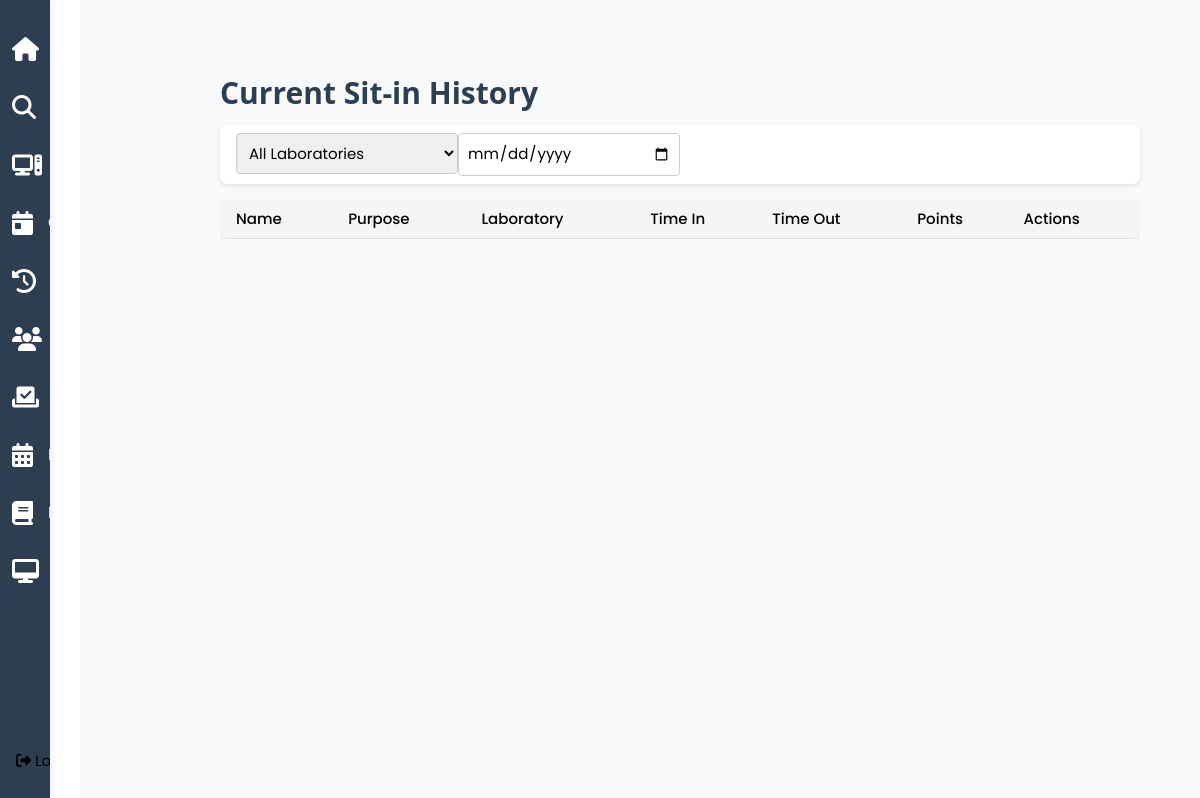
/cs_history (signed in), run on an earlier commit of the app's database.
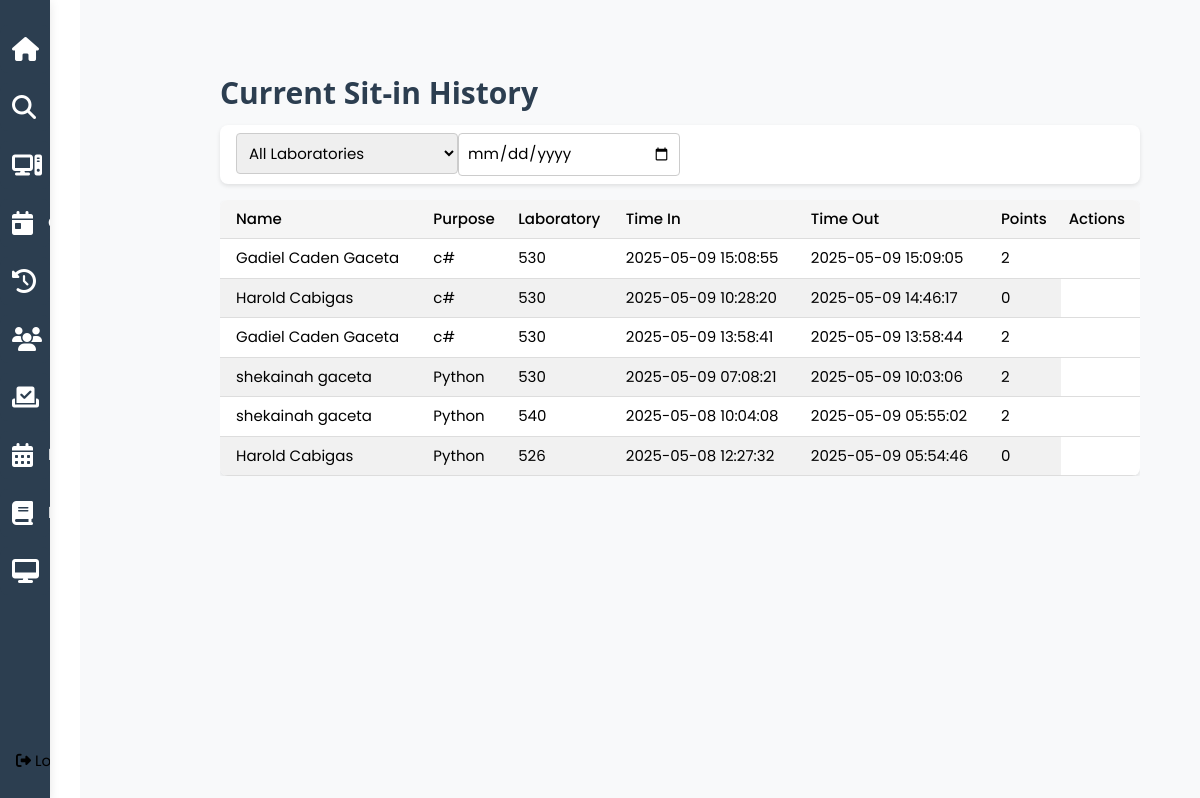
And on a later commit of the database.
### tables this page shows
CREATE TABLE sit_in_history (
                id INTEGER PRIMARY KEY AUTOINCREMENT,
                user_id INTEGER NOT NULL,
                time_in DATETIME NOT NULL,
                time_out DATETIME NOT NULL,
                purpose TEXT NOT NULL,
                laboratory TEXT NOT NULL,
                computer_id INTEGER,
                points INTEGER DEFAULT 0,
                FOREIGN KEY (user_id) REFERENCES users (id),
                FOREIGN KEY (computer_id) REFERENCES computers (id)
            );

CREATE TABLE users (
                id INTEGER PRIMARY KEY AUTOINCREMENT,
                username TEXT UNIQUE NOT NULL,
                password TEXT NOT NULL,
                firstname TEXT NOT NULL,
                lastname TEXT NOT NULL,
                email TEXT UNIQUE NOT NULL,
                role TEXT NOT NULL,
                remaining_sessions INTEGER DEFAULT 0,
                points INTEGER DEFAULT 0,
                course TEXT,
                yearlvl TEXT,
                profile_pic TEXT
            , midname text);

### app.py (the view)
@app.route('/cs_history')
def cs_history():
    if 'username' not in session or session.get('role') != 'admin':
        flash('Please log in as admin first.', 'error')
        return redirect(url_for('login'))
    history = dbhelper.get_today_sit_in_history()
    return render_template('cs_history.html', history=history)

### dbhelper.py (called while the page is built)
def get_db_connection():
    conn = sqlite3.connect(DATABASE)
    conn.row_factory = sqlite3.Row
    return conn

### templates/cs_history.html (shortened to what this page needs)
{% extends 'admin.html' %}
{% block content %}
<div class="w3-container" style="padding: 20px;">
    <h2>Current Sit-in History</h2>
    <div class="w3-card w3-padding w3-margin-bottom">
        <div class="w3-row">
            <div class="w3-col m3">
                <select id="labFilter" class="w3-input w3-border">
                    <option value="">All Laboratories</option>
                </select>
            </div>
            <div class="w3-col m3">
                <input type="date" id="dateFilter" class="w3-input w3-border" value="{{ today }}">
            </div>
        </div>
    </div>
    <div class="w3-responsive">
        <table class="w3-table w3-striped w3-bordered">
            <thead>
                <tr>
                    <th style="color: black;">Name</th>
                    <th style="color: black;">Purpose</th>
                    <th style="color: black;">Laboratory</th>
                    <th style="color: black;">Time In</th>
                    <th style="color: black;">Time Out</th>
                    <th style="color: black;">Points</th>
                    <th style="color: black;">Actions</th>
                </tr>
            </thead>
            <tbody id="historyTable">
                {% for record in history %}
                <tr>
                    <td>{{ record.student_name }}</td>
                    <td>{{ record.purpose }}</td>
                    <td>{{ record.laboratory }}</td>
                    <td>{{ record.time_in }}</td>
                    <td>{{ record.time_out }}</td>
                    <td>{{ record.points or 0 }}</td>
                </tr>
                {% endfor %}
            </tbody>
        </table>
    </div>
</div>
{% endblock %}

What changed in the data, as far as the page shows it:
added sit_in_history: student_name "Gadiel Caden Gaceta", purpose "c#", laboratory "530", time_in "2025-05-09 15:08:55", time_out "2025-05-09 15:09:05", points "2"
added sit_in_history: student_name "Harold Cabigas", purpose "c#", laboratory "530", time_in "2025-05-09 10:28:20", time_out "2025-05-09 14:46:17", points "0"
added sit_in_history: student_name "Gadiel Caden Gaceta", purpose "c#", laboratory "530", time_in "2025-05-09 13:58:41", time_out "2025-05-09 13:58:44", points "2"
added sit_in_history: student_name "shekainah gaceta", purpose "Python", laboratory "530", time_in "2025-05-09 07:08:21", time_out "2025-05-09 10:03:06", points "2"
added sit_in_history: student_name "shekainah gaceta", purpose "Python", laboratory "540", time_in "2025-05-08 10:04:08", time_out "2025-05-09 05:55:02", points "2"
added sit_in_history: student_name "Harold Cabigas", purpose "Python", laboratory "526", time_in "2025-05-08 12:27:32", time_out "2025-05-09 05:54:46", points "0"
